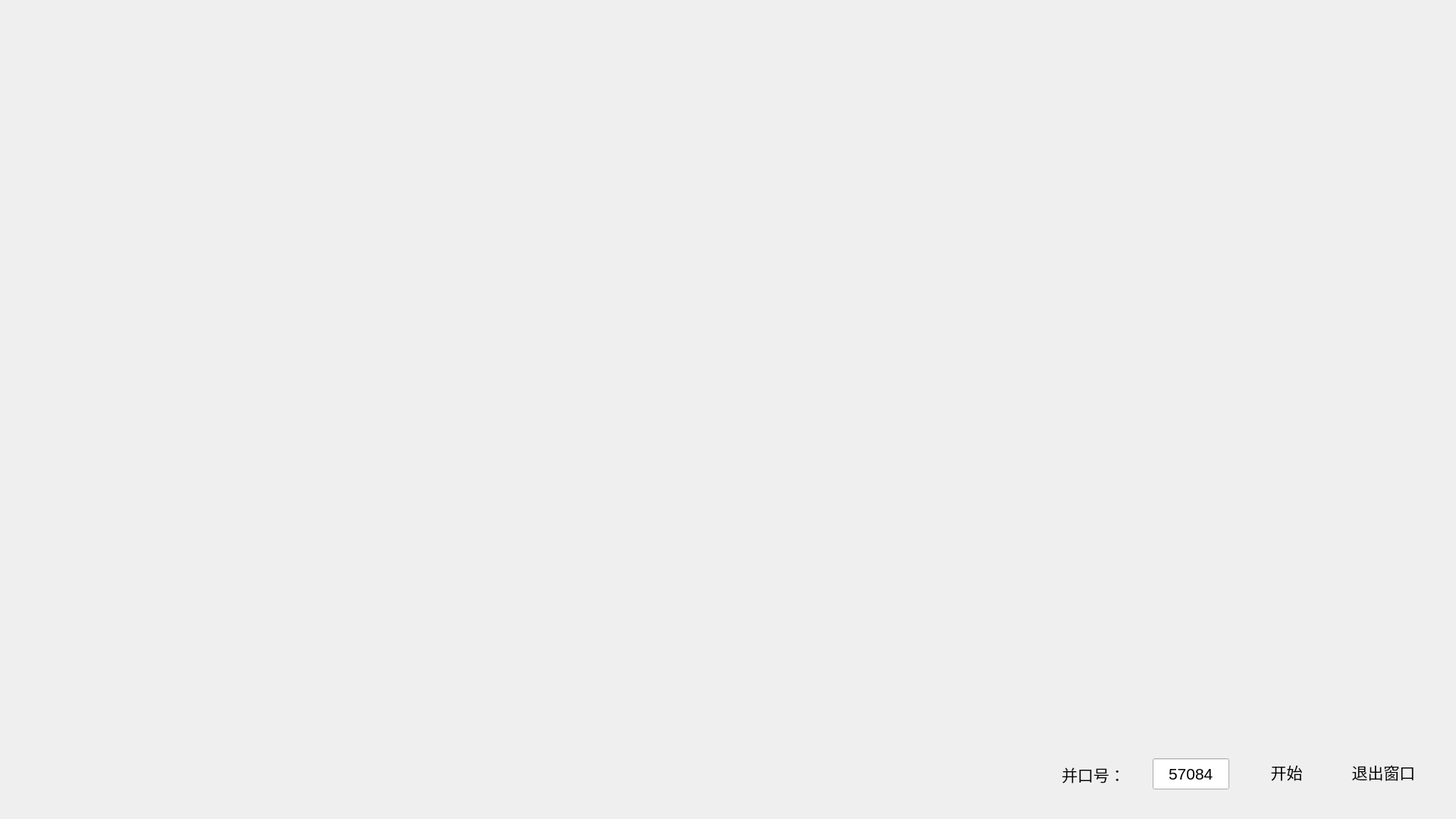
<?xml version="1.0" encoding="UTF-8"?>
<ui version="4.0">
 <class>Rest</class>
 <widget class="QWidget" name="Rest">
  <property name="geometry">
   <rect>
    <x>0</x>
    <y>0</y>
    <width>1920</width>
    <height>1080</height>
   </rect>
  </property>
  <property name="minimumSize">
   <size>
    <width>1920</width>
    <height>1080</height>
   </size>
  </property>
  <property name="maximumSize">
   <size>
    <width>1920</width>
    <height>1080</height>
   </size>
  </property>
  <property name="windowTitle">
   <string>Form</string>
  </property>
  <widget class="QPushButton" name="pushButtonBack">
   <property name="geometry">
    <rect>
     <x>1766</x>
     <y>1000</y>
     <width>117</width>
     <height>36</height>
    </rect>
   </property>
   <property name="font">
    <font>
     <pointsize>16</pointsize>
    </font>
   </property>
   <property name="text">
    <string>退出窗口</string>
   </property>
   <property name="flat">
    <bool>true</bool>
   </property>
  </widget>
  <widget class="QPushButton" name="pushButtonStart">
   <property name="geometry">
    <rect>
     <x>1650</x>
     <y>1000</y>
     <width>93</width>
     <height>36</height>
    </rect>
   </property>
   <property name="font">
    <font>
     <pointsize>16</pointsize>
    </font>
   </property>
   <property name="text">
    <string>开始</string>
   </property>
   <property name="flat">
    <bool>true</bool>
   </property>
  </widget>
  <widget class="QLabel" name="labelParallelPort">
   <property name="geometry">
    <rect>
     <x>1400</x>
     <y>990</y>
     <width>111</width>
     <height>61</height>
    </rect>
   </property>
   <property name="font">
    <font>
     <pointsize>16</pointsize>
    </font>
   </property>
   <property name="text">
    <string>并口号：</string>
   </property>
  </widget>
  <widget class="QLineEdit" name="lineEditParallelPort">
   <property name="geometry">
    <rect>
     <x>1520</x>
     <y>1000</y>
     <width>101</width>
     <height>41</height>
    </rect>
   </property>
   <property name="font">
    <font>
     <pointsize>16</pointsize>
    </font>
   </property>
   <property name="text">
    <string>57084</string>
   </property>
   <property name="alignment">
    <set>Qt::AlignCenter</set>
   </property>
  </widget>
 </widget>
 <resources/>
 <connections/>
</ui>
